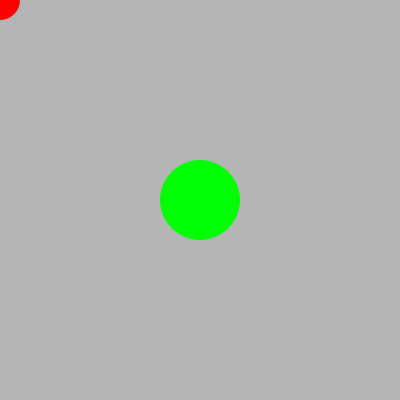
Frame 1 (no input)
Frame 60 (the mouse pressed at the canvas centre just before this capture): identical to frame 1, image omitted
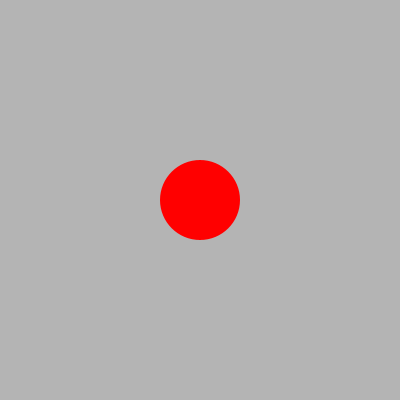
Frame 120 (the mouse held since frame 60 and released just before this capture)

The Processing sketch that drew these frames (run headless with seeded random() and noise(); from frame 60 on, the mouse is pressed at the canvas centre):

// Processing sketch: processing_92931
// ── processing_92931.pde

Circle dottie;
Circle wheeliam;

void setup()
{
  ellipseMode(RADIUS);
  imageMode(CENTER);
  colorMode(HSB, 360, 100, 100, 100);
  size(400, 400);
  
  wheeliam = new Circle(40, (width/2), (height/2), 120);
  dottie = new Circle(20, (width/2), (height/2), 0);
}

void draw()
{
  background(255);
  
  dottie.follow();
  dottie.draw();
  
  if (circlesCollided(dottie.xpos, dottie.ypos, wheeliam.xpos, wheeliam.ypos, dottie.radius, wheeliam.radius) == true)
  {
    wheeliam.hue = 0;
  }
  else
  {
    wheeliam.hue = 120;
  }
  wheeliam.draw();
}

class Circle
{
  int radius;
  int xpos;
  int ypos;
  int hue;
  
  Circle (int radiusn, int xposn, int yposn, int huen)
  {
    radius = radiusn;
    xpos = xposn;
    ypos = yposn;
    hue = huen;
  }
  
  void follow()
  {
    xpos = mouseX;
    ypos = mouseY;
  }
  
  void draw ()
  {
    noStroke();
    fill(hue, 100, 100);
    ellipse(xpos, ypos, radius, radius);
  }
}

boolean circlesCollided(float x1, float y1, float x2, float y2, float radius1, float radius2)
{
  if (dist(x1, y1, x2, y2) < (radius1 + radius2))
  {
    return true;
  }
  else
  {
    return false;
  }
}

boolean imagesCollided(PImage image1, PVector position1, PImage image2, PVector position2)
{
  boolean collided = false;
  if ((position1.x > (position2.x - image2.width / 2)) && (position1.x < (position2.x + image2.width / 2))
  && (position1.y > (position2.y - image2.height / 2)) && (position1.y < (position2.y + image2.width / 2)))
  {
    collided = true;
  }
  if (collided == true)
  {
    return true;
  }
  else
  {
    return false;
  }
}
